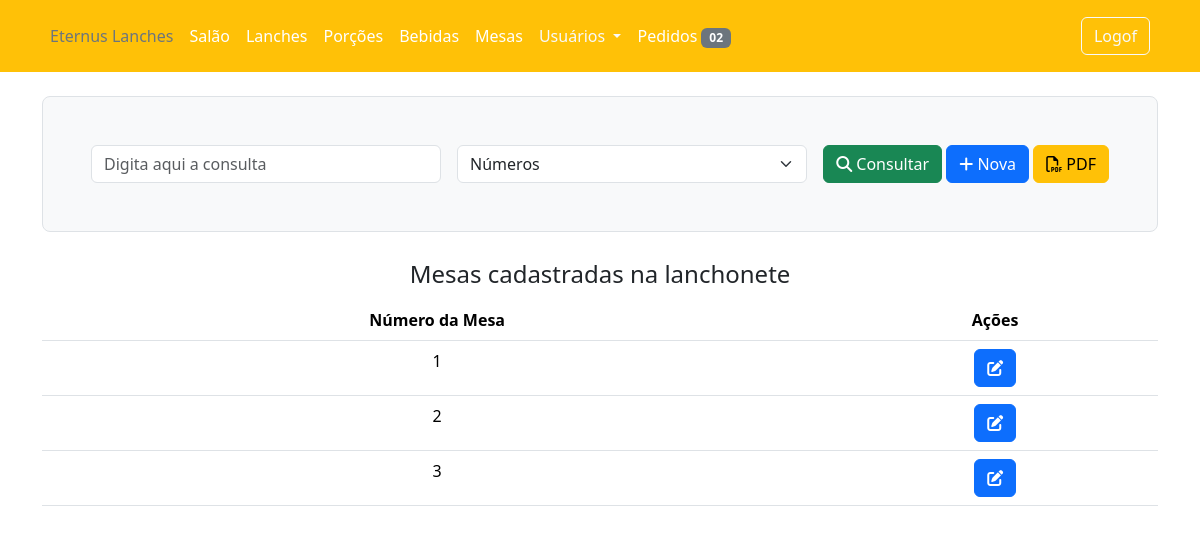
Page /mesas (signed in) on the committed database.
### app/models/bdEternusLanches.py (models this page shows, shortened)
class Mesas(db.Model):
    __tablename__ = 'Mesas'
    id = db.Column(db.Integer, primary_key=True)
    numero = db.Column(db.Integer, unique=True, nullable=False)
    livre = db.Column(db.Boolean, nullable=False, default=True)
    pedidos = db.relationship('Pedidos', backref='mesas', lazy=True)

### app/controllers/lanchonete/routes.py (the view)
@lanchonete.route('/mesas', methods=['GET'])
@login_required
def mesas():
    if current_user.is_authenticated:
        if current_user.acesso[0].tipo == 'Funcionario':
            form = MesasForm()
            mesas = Mesas.query.all()
            return render_template('lanchonete/mesas.html', title='Mesas', form=form, mesas=mesas)
        else:
            flash('Não tem permissão para acessar essa página', 'danger')
            return redirect(url_for('home.index'))
    else:
        flash('Faça o login para acessar essa página.', 'danger')
        return redirect(url_for('users.login'))

### app/controllers/lanchonete/lanchoneteForm.py
class MesasForm(FlaskForm):
    consultar = StringField('Consulta', validators=[DataRequired()])
    selection = SelectField(choices=['Números', 'Teste'])

### app/models/bdEternusLanches.py (called while the page is built)
@login_manager.user_loader
def load_user(user_id):
    return Users.query.get(int(user_id))

### app/templates/lanchonete/mesas.html (shortened to what this page needs)
{% extends 'layout/lanchonete.html' %}
{% block content %}
<div class="container">
    <header class="h-100 p-5 bg-light border rounded-3 mt-4">
        <form action="" method="POST" class="row g-3">
            <div class="col md-3">
                {{form.consultar(class='form-control', placeholder='Digita aqui a consulta')}}
            </div>
            <div class="col md-4">
                {{form.selection(class='form-select col-md-2 ml-3')}}
            </div>
            <div class="col-auto">
                <button type="submit" class="btn btn-success ml-4"><i class="fa-solid fa-magnifying-glass"></i> Consultar</button>
                <a class="btn btn-primary ml-3" href="{{url_for('lanchonete.novaMesa')}}" role="button"><i class="fa-solid fa-plus"></i> Nova</a>
                <a class="btn btn-warning ml-3" href=" " role="button"><i class="fa-regular fa-file-pdf"></i> PDF</a>
            </div>
        </form>
    </header>
    <main>
        <fieldset>
            <legend class="text-center mt-4">Mesas cadastradas na lanchonete</legend>
            <table class="table table-hover text-center">
                <thead>
                    <tr>
                        <th scope="col">Número da Mesa</th>
                        <th scope="col">Ações</th>
                    </tr>
                </thead>
                <tbody>
                    {% for mesa in mesas%}
                    <tr>
                        <td scope="row">{{mesa.numero}}</td>
                        <td scope="row">
                            <button onclick="editarMesa('{{mesa.id}}')" type="button" class="btn btn-primary" data-bs-toggle="modal" data-bs-target="#mesaModal">
                                <i class="fa-solid fa-pen-to-square"></i>
                            </button>
                        </td>
                    </tr>
                    {% endfor %}
                </tbody>
            </table>
        </fieldset>
    </main>
</div>
{% endblock content %}

### app/templates/layout/lanchonete.html (shortened to what this page needs)
<!doctype html>
<html lang="en">
    <head>
        <link rel="stylesheet" href="{{url_for('static', filename='node_modules/bootstrap/dist/css/bootstrap.min.css')}}"/>
        <link rel="stylesheet" href="{{url_for('static', filename='node_modules/@fortawesome/fontawesome-free/css/fontawesome.css')}}">
        <link rel="stylesheet" href="{{url_for('static', filename='node_modules/@fortawesome/fontawesome-free/css/brands.css')}}">
        <link rel="stylesheet" href="{{url_for('static', filename='node_modules/@fortawesome/fontawesome-free/css/solid.css')}}">
    </head>
    <body>
      <header class="p-3 text-bg-warning">
        <div class="container">
          <div class="d-flex flex-wrap align-items-center justify-content-center justify-content-lg-start">
            <ul class="nav col-12 col-lg-auto me-lg-auto mb-2 justify-content-center mb-md-0">
              <li><a href="{{url_for('home.index')}}" class="nav-link px-2 text-secondary">Eternus Lanches</a></li>
              <li><a href="{{url_for('lanchonete.salaoLanchonete')}}" class="nav-link px-2 text-white">Salão</a></li>
              <li><a href="{{url_for('lanchonete.lanches')}}" class="nav-link px-2 text-white">Lanches</a></li>
              <li><a href="{{url_for('lanchonete.porcoes')}}" class="nav-link px-2 text-white">Porções</a></li>
              <li><a href="{{url_for('lanchonete.bebidas')}}" class="nav-link px-2 text-white">Bebidas</a></li>
              <li><a href="{{url_for('lanchonete.mesas')}}" class="nav-link px-2 text-white">Mesas</a></li>
              <ul class="navbar-nav px-2">
                <li class="nav-item dropdown">
                  <a class="nav-link dropdown-toggle text-light" href="#" role="button" data-bs-toggle="dropdown" aria-expanded="false">
                    Usuários
                  </a>
                </li>
              </ul>
              <li><a href="{{url_for('lanchonete.pedidos')}}" class="nav-link px-2 text-white">Pedidos <span class="badge text-bg-secondary">02</span></a></li>
            </ul>
            <div class="text-end">
              <a class="btn btn-outline-light me-2" href="{{url_for('users.logout')}}" role="button">Logof</a>
            </div>
          </div>
        </div>
      </header>
      <main>
          {% block content %} {% endblock content %}
      </main>
    </body>
</html>

### rows in the picture
Mesas: numero "1"
Mesas: numero "2"
Mesas: numero "3"
